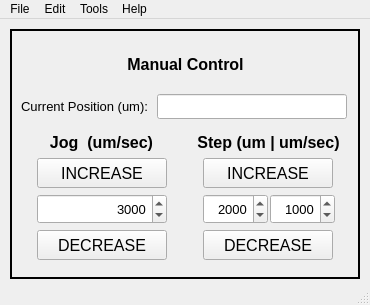
<?xml version="1.0" encoding="UTF-8"?>
<ui version="4.0">
 <class>Window_ManualControl</class>
 <widget class="QMainWindow" name="Window_ManualControl">
  <property name="geometry">
   <rect>
    <x>0</x>
    <y>0</y>
    <width>370</width>
    <height>305</height>
   </rect>
  </property>
  <property name="minimumSize">
   <size>
    <width>370</width>
    <height>305</height>
   </size>
  </property>
  <property name="maximumSize">
   <size>
    <width>370</width>
    <height>305</height>
   </size>
  </property>
  <property name="windowTitle">
   <string>MainWindow</string>
  </property>
  <widget class="QWidget" name="centralwidget">
   <widget class="QFrame" name="frame_MaunalControl">
    <property name="geometry">
     <rect>
      <x>10</x>
      <y>10</y>
      <width>350</width>
      <height>250</height>
     </rect>
    </property>
    <property name="sizePolicy">
     <sizepolicy hsizetype="Fixed" vsizetype="Fixed">
      <horstretch>0</horstretch>
      <verstretch>0</verstretch>
     </sizepolicy>
    </property>
    <property name="minimumSize">
     <size>
      <width>350</width>
      <height>250</height>
     </size>
    </property>
    <property name="maximumSize">
     <size>
      <width>350</width>
      <height>300</height>
     </size>
    </property>
    <property name="frameShape">
     <enum>QFrame::Box</enum>
    </property>
    <property name="frameShadow">
     <enum>QFrame::Plain</enum>
    </property>
    <property name="lineWidth">
     <number>2</number>
    </property>
    <layout class="QGridLayout" name="gridLayout_2">
     <item row="0" column="0" colspan="2">
      <layout class="QHBoxLayout" name="horizontalLayout_6">
       <item>
        <spacer name="horizontalSpacer">
         <property name="orientation">
          <enum>Qt::Horizontal</enum>
         </property>
         <property name="sizeHint" stdset="0">
          <size>
           <width>40</width>
           <height>20</height>
          </size>
         </property>
        </spacer>
       </item>
       <item>
        <layout class="QGridLayout" name="gridLayout_4">
         <item row="0" column="0">
          <widget class="QLabel" name="label_ManualControl">
           <property name="sizePolicy">
            <sizepolicy hsizetype="MinimumExpanding" vsizetype="Fixed">
             <horstretch>0</horstretch>
             <verstretch>0</verstretch>
            </sizepolicy>
           </property>
           <property name="minimumSize">
            <size>
             <width>0</width>
             <height>32</height>
            </size>
           </property>
           <property name="maximumSize">
            <size>
             <width>16777215</width>
             <height>32</height>
            </size>
           </property>
           <property name="font">
            <font>
             <pointsize>12</pointsize>
             <weight>75</weight>
             <bold>true</bold>
            </font>
           </property>
           <property name="text">
            <string>Manual Control</string>
           </property>
           <property name="alignment">
            <set>Qt::AlignCenter</set>
           </property>
          </widget>
         </item>
        </layout>
       </item>
       <item>
        <spacer name="horizontalSpacer_2">
         <property name="orientation">
          <enum>Qt::Horizontal</enum>
         </property>
         <property name="sizeHint" stdset="0">
          <size>
           <width>40</width>
           <height>20</height>
          </size>
         </property>
        </spacer>
       </item>
      </layout>
     </item>
     <item row="1" column="0" colspan="2">
      <layout class="QHBoxLayout" name="horizontalLayout_5">
       <item>
        <widget class="QLabel" name="label">
         <property name="sizePolicy">
          <sizepolicy hsizetype="Fixed" vsizetype="Fixed">
           <horstretch>0</horstretch>
           <verstretch>0</verstretch>
          </sizepolicy>
         </property>
         <property name="minimumSize">
          <size>
           <width>130</width>
           <height>25</height>
          </size>
         </property>
         <property name="maximumSize">
          <size>
           <width>130</width>
           <height>25</height>
          </size>
         </property>
         <property name="font">
          <font>
           <pointsize>10</pointsize>
          </font>
         </property>
         <property name="text">
          <string>Current Position (um):</string>
         </property>
        </widget>
       </item>
       <item>
        <widget class="QLineEdit" name="lineEdit_MachinePosition">
         <property name="minimumSize">
          <size>
           <width>190</width>
           <height>25</height>
          </size>
         </property>
         <property name="maximumSize">
          <size>
           <width>190</width>
           <height>25</height>
          </size>
         </property>
         <property name="font">
          <font>
           <pointsize>10</pointsize>
          </font>
         </property>
         <property name="alignment">
          <set>Qt::AlignCenter</set>
         </property>
         <property name="readOnly">
          <bool>true</bool>
         </property>
        </widget>
       </item>
      </layout>
     </item>
     <item row="2" column="0">
      <layout class="QGridLayout" name="gridLayout_6">
       <item row="0" column="0">
        <widget class="QLabel" name="label_ManualControl_3">
         <property name="sizePolicy">
          <sizepolicy hsizetype="MinimumExpanding" vsizetype="Fixed">
           <horstretch>0</horstretch>
           <verstretch>0</verstretch>
          </sizepolicy>
         </property>
         <property name="font">
          <font>
           <pointsize>12</pointsize>
           <weight>75</weight>
           <bold>true</bold>
          </font>
         </property>
         <property name="text">
          <string>Jog  (um/sec)</string>
         </property>
         <property name="alignment">
          <set>Qt::AlignCenter</set>
         </property>
        </widget>
       </item>
       <item row="1" column="0">
        <layout class="QGridLayout" name="gridLayout">
         <item row="0" column="0">
          <spacer name="horizontalSpacer_7">
           <property name="orientation">
            <enum>Qt::Horizontal</enum>
           </property>
           <property name="sizeHint" stdset="0">
            <size>
             <width>5</width>
             <height>10</height>
            </size>
           </property>
          </spacer>
         </item>
         <item row="0" column="1">
          <layout class="QVBoxLayout" name="verticalLayout">
           <item>
            <widget class="QPushButton" name="pushButton_IncreaseJog">
             <property name="sizePolicy">
              <sizepolicy hsizetype="Fixed" vsizetype="Fixed">
               <horstretch>0</horstretch>
               <verstretch>0</verstretch>
              </sizepolicy>
             </property>
             <property name="minimumSize">
              <size>
               <width>130</width>
               <height>30</height>
              </size>
             </property>
             <property name="maximumSize">
              <size>
               <width>130</width>
               <height>16777215</height>
              </size>
             </property>
             <property name="font">
              <font>
               <pointsize>12</pointsize>
              </font>
             </property>
             <property name="text">
              <string>INCREASE</string>
             </property>
            </widget>
           </item>
           <item>
            <widget class="QSpinBox" name="spinBox_Jog">
             <property name="sizePolicy">
              <sizepolicy hsizetype="Fixed" vsizetype="Fixed">
               <horstretch>0</horstretch>
               <verstretch>0</verstretch>
              </sizepolicy>
             </property>
             <property name="minimumSize">
              <size>
               <width>130</width>
               <height>30</height>
              </size>
             </property>
             <property name="font">
              <font>
               <pointsize>10</pointsize>
              </font>
             </property>
             <property name="alignment">
              <set>Qt::AlignRight|Qt::AlignTrailing|Qt::AlignVCenter</set>
             </property>
             <property name="minimum">
              <number>1</number>
             </property>
             <property name="maximum">
              <number>10000</number>
             </property>
             <property name="singleStep">
              <number>10</number>
             </property>
             <property name="value">
              <number>3000</number>
             </property>
            </widget>
           </item>
           <item>
            <widget class="QPushButton" name="pushButton_DecreaseJog">
             <property name="sizePolicy">
              <sizepolicy hsizetype="Fixed" vsizetype="Fixed">
               <horstretch>0</horstretch>
               <verstretch>0</verstretch>
              </sizepolicy>
             </property>
             <property name="minimumSize">
              <size>
               <width>130</width>
               <height>30</height>
              </size>
             </property>
             <property name="maximumSize">
              <size>
               <width>130</width>
               <height>16777215</height>
              </size>
             </property>
             <property name="font">
              <font>
               <pointsize>12</pointsize>
              </font>
             </property>
             <property name="text">
              <string>DECREASE</string>
             </property>
            </widget>
           </item>
          </layout>
         </item>
         <item row="0" column="2">
          <spacer name="horizontalSpacer_6">
           <property name="orientation">
            <enum>Qt::Horizontal</enum>
           </property>
           <property name="sizeHint" stdset="0">
            <size>
             <width>5</width>
             <height>10</height>
            </size>
           </property>
          </spacer>
         </item>
        </layout>
       </item>
      </layout>
     </item>
     <item row="2" column="1">
      <layout class="QVBoxLayout" name="verticalLayout_5">
       <item>
        <widget class="QLabel" name="label_ManualControl_4">
         <property name="sizePolicy">
          <sizepolicy hsizetype="MinimumExpanding" vsizetype="Fixed">
           <horstretch>0</horstretch>
           <verstretch>0</verstretch>
          </sizepolicy>
         </property>
         <property name="font">
          <font>
           <pointsize>12</pointsize>
           <weight>75</weight>
           <bold>true</bold>
          </font>
         </property>
         <property name="text">
          <string>Step (um | um/sec)</string>
         </property>
         <property name="alignment">
          <set>Qt::AlignCenter</set>
         </property>
        </widget>
       </item>
       <item>
        <layout class="QHBoxLayout" name="horizontalLayout_2">
         <item>
          <spacer name="horizontalSpacer_8">
           <property name="orientation">
            <enum>Qt::Horizontal</enum>
           </property>
           <property name="sizeHint" stdset="0">
            <size>
             <width>5</width>
             <height>10</height>
            </size>
           </property>
          </spacer>
         </item>
         <item>
          <layout class="QVBoxLayout" name="verticalLayout_SetpControlInner">
           <item>
            <widget class="QPushButton" name="pushButton_IncreaseRelativeMove">
             <property name="sizePolicy">
              <sizepolicy hsizetype="Fixed" vsizetype="Fixed">
               <horstretch>0</horstretch>
               <verstretch>0</verstretch>
              </sizepolicy>
             </property>
             <property name="minimumSize">
              <size>
               <width>130</width>
               <height>30</height>
              </size>
             </property>
             <property name="maximumSize">
              <size>
               <width>130</width>
               <height>16777215</height>
              </size>
             </property>
             <property name="font">
              <font>
               <pointsize>12</pointsize>
              </font>
             </property>
             <property name="text">
              <string>INCREASE</string>
             </property>
            </widget>
           </item>
           <item>
            <layout class="QHBoxLayout" name="horizontalLayout">
             <property name="spacing">
              <number>2</number>
             </property>
             <item>
              <widget class="QSpinBox" name="spinBox_RelativeMove">
               <property name="sizePolicy">
                <sizepolicy hsizetype="Fixed" vsizetype="Fixed">
                 <horstretch>0</horstretch>
                 <verstretch>0</verstretch>
                </sizepolicy>
               </property>
               <property name="minimumSize">
                <size>
                 <width>65</width>
                 <height>30</height>
                </size>
               </property>
               <property name="maximumSize">
                <size>
                 <width>65</width>
                 <height>16777215</height>
                </size>
               </property>
               <property name="font">
                <font>
                 <pointsize>10</pointsize>
                </font>
               </property>
               <property name="alignment">
                <set>Qt::AlignRight|Qt::AlignTrailing|Qt::AlignVCenter</set>
               </property>
               <property name="maximum">
                <number>100000</number>
               </property>
               <property name="singleStep">
                <number>100</number>
               </property>
               <property name="value">
                <number>2000</number>
               </property>
              </widget>
             </item>
             <item>
              <widget class="QSpinBox" name="spinBox_RelativeMoveSpeed">
               <property name="minimumSize">
                <size>
                 <width>65</width>
                 <height>30</height>
                </size>
               </property>
               <property name="maximumSize">
                <size>
                 <width>65</width>
                 <height>16777215</height>
                </size>
               </property>
               <property name="font">
                <font>
                 <pointsize>10</pointsize>
                </font>
               </property>
               <property name="toolTip">
                <string>Testing1</string>
               </property>
               <property name="statusTip">
                <string/>
               </property>
               <property name="alignment">
                <set>Qt::AlignRight|Qt::AlignTrailing|Qt::AlignVCenter</set>
               </property>
               <property name="maximum">
                <number>5000</number>
               </property>
               <property name="singleStep">
                <number>10</number>
               </property>
               <property name="value">
                <number>1000</number>
               </property>
              </widget>
             </item>
            </layout>
           </item>
           <item>
            <widget class="QPushButton" name="pushButton_DecreaseRelativeMove">
             <property name="sizePolicy">
              <sizepolicy hsizetype="Fixed" vsizetype="Fixed">
               <horstretch>0</horstretch>
               <verstretch>0</verstretch>
              </sizepolicy>
             </property>
             <property name="minimumSize">
              <size>
               <width>130</width>
               <height>30</height>
              </size>
             </property>
             <property name="maximumSize">
              <size>
               <width>130</width>
               <height>16777215</height>
              </size>
             </property>
             <property name="font">
              <font>
               <pointsize>12</pointsize>
              </font>
             </property>
             <property name="text">
              <string>DECREASE</string>
             </property>
            </widget>
           </item>
          </layout>
         </item>
         <item>
          <spacer name="horizontalSpacer_9">
           <property name="orientation">
            <enum>Qt::Horizontal</enum>
           </property>
           <property name="sizeHint" stdset="0">
            <size>
             <width>5</width>
             <height>10</height>
            </size>
           </property>
          </spacer>
         </item>
        </layout>
       </item>
      </layout>
     </item>
    </layout>
   </widget>
  </widget>
  <widget class="QMenuBar" name="menubar">
   <property name="geometry">
    <rect>
     <x>0</x>
     <y>0</y>
     <width>370</width>
     <height>21</height>
    </rect>
   </property>
   <widget class="QMenu" name="menuFile">
    <property name="title">
     <string>File</string>
    </property>
   </widget>
   <widget class="QMenu" name="menuEdit">
    <property name="title">
     <string>Edit</string>
    </property>
   </widget>
   <widget class="QMenu" name="menuTools">
    <property name="title">
     <string>Tools</string>
    </property>
   </widget>
   <widget class="QMenu" name="menuHelp">
    <property name="title">
     <string>Help</string>
    </property>
   </widget>
   <addaction name="menuFile"/>
   <addaction name="menuEdit"/>
   <addaction name="menuTools"/>
   <addaction name="menuHelp"/>
  </widget>
  <widget class="QStatusBar" name="statusbar"/>
 </widget>
 <resources/>
 <connections/>
</ui>
